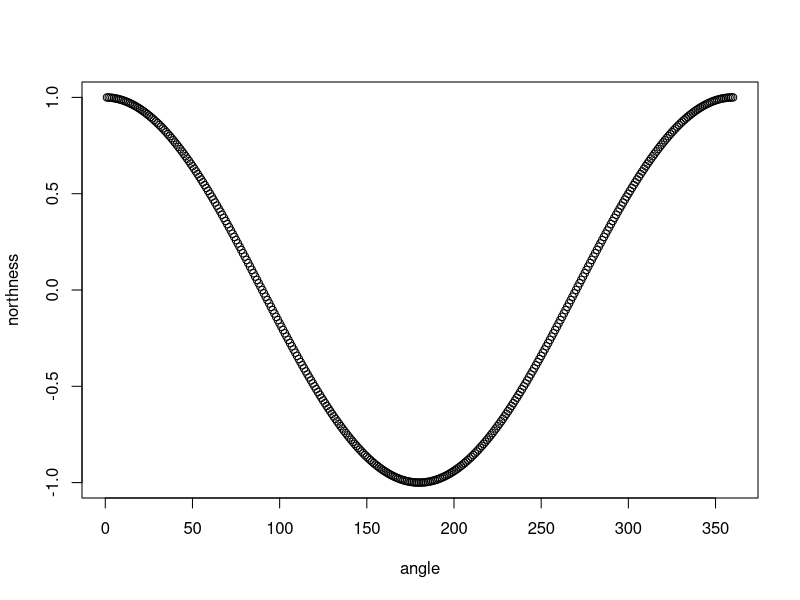
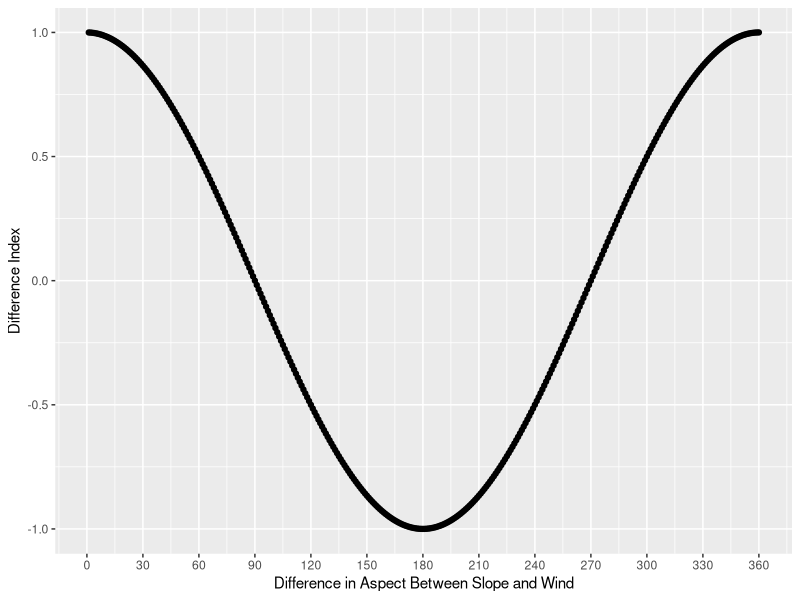
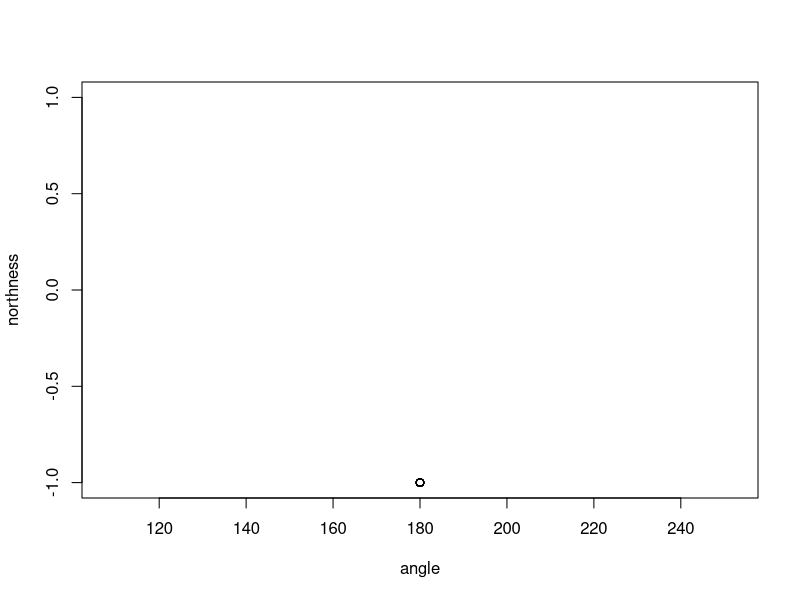

The R source for these figures, in order:
library(tidyverse)

# slope = c(1, 10, 30, 60, 90, 95, 130, 150, 180, 240, 250, 300, 330, 360)
# angle = rep(90, length(slope))
# 
# wind = slope - angle
# wind[wind < 0] = wind[wind < 0] + 360
# 
# diff = slope - wind
# diff[diff < 0] = diff[diff < 0] + 360
# 
# diff.north = slope.north - wind.north
# diff.east = slope.east - wind.east
# diff = data.frame(diff.north = diff.north,
#                   diff.east = diff.east)
# diff$diff.total = abs(diff$diff.north) + abs(diff$diff.east)
# 
# plot(diff$diff.total ~ angle)

angle = seq(1, 360, by = 1)
slope = 90

wind = slope - angle
wind[wind < 0] = wind[wind < 0] + 360

diff = slope - wind
diff[diff < 0] = diff[diff < 0] + 360
northness = cos(diff * pi / 180)
# eastness = sin(diff * pi / 180)

plot(northness ~ angle)
# plot(eastness ~ angle)

df = data.frame(difference = angle, index = northness)
ggplot(df, aes(y = index, x = difference)) +
  geom_point() +
  scale_x_continuous(name = "Difference in Aspect Between Slope and Wind", breaks = c(0, 30, 60, 90, 120, 150, 180, 210, 240, 270, 300, 330, 360)) +
  ylab("Difference Index")

slope = c(1, 10, 30, 60, 90, 95, 130, 150, 180, 240, 250, 300, 330, 360)
angle = rep(180, length(slope))

wind = slope - angle
wind[wind < 0] = wind[wind < 0] + 360

diff = slope - wind
diff[diff < 0] = diff[diff < 0] + 360
northness = cos(diff * pi / 180)
eastness = sin(diff * pi / 180)

plot(northness ~ angle, ylim = c(-1, 1))
